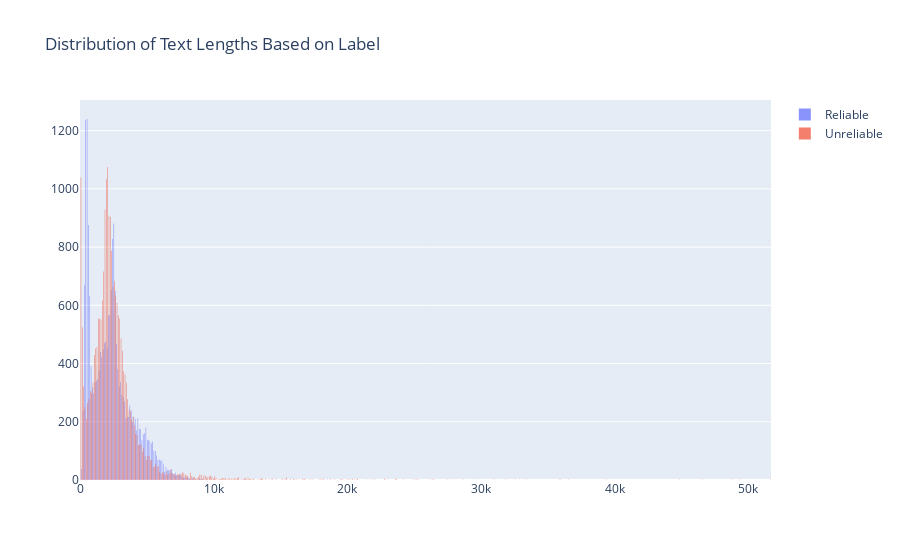

This figure's notebook cell:
### Code cell
# What do the labels tell about the length of the text
trace1 = go.Histogram(
    x=true['text_len'], name='Reliable',
    opacity=0.75
)
trace2 = go.Histogram(
    x=fake['text_len'], name = 'Unreliable',
    opacity=0.75
)

data = [trace1, trace2]
layout = go.Layout(barmode = 'group', title='Distribution of Text Lengths Based on Label')
fig = go.Figure(data=data, layout=layout)

fig.show()

### Figure 1 — Plotly figure (JSON) as saved in the notebook; plotly's stock layout.template omitted (floating-point values rounded to 4 significant figures; data arrays with more than 128 entries replaced by an {"elided": "..."} marker saying what was removed)
{"data": [{"name": "Reliable", "opacity": 0.75, "type": "histogram", "x": {"elided": "21417 int values"}}, {"name": "Unreliable", "opacity": 0.75, "type": "histogram", "x": {"elided": "23481 int values"}}], "layout": {"barmode": "group", "title": {"text": "Distribution of Text Lengths Based on Label"}}}
